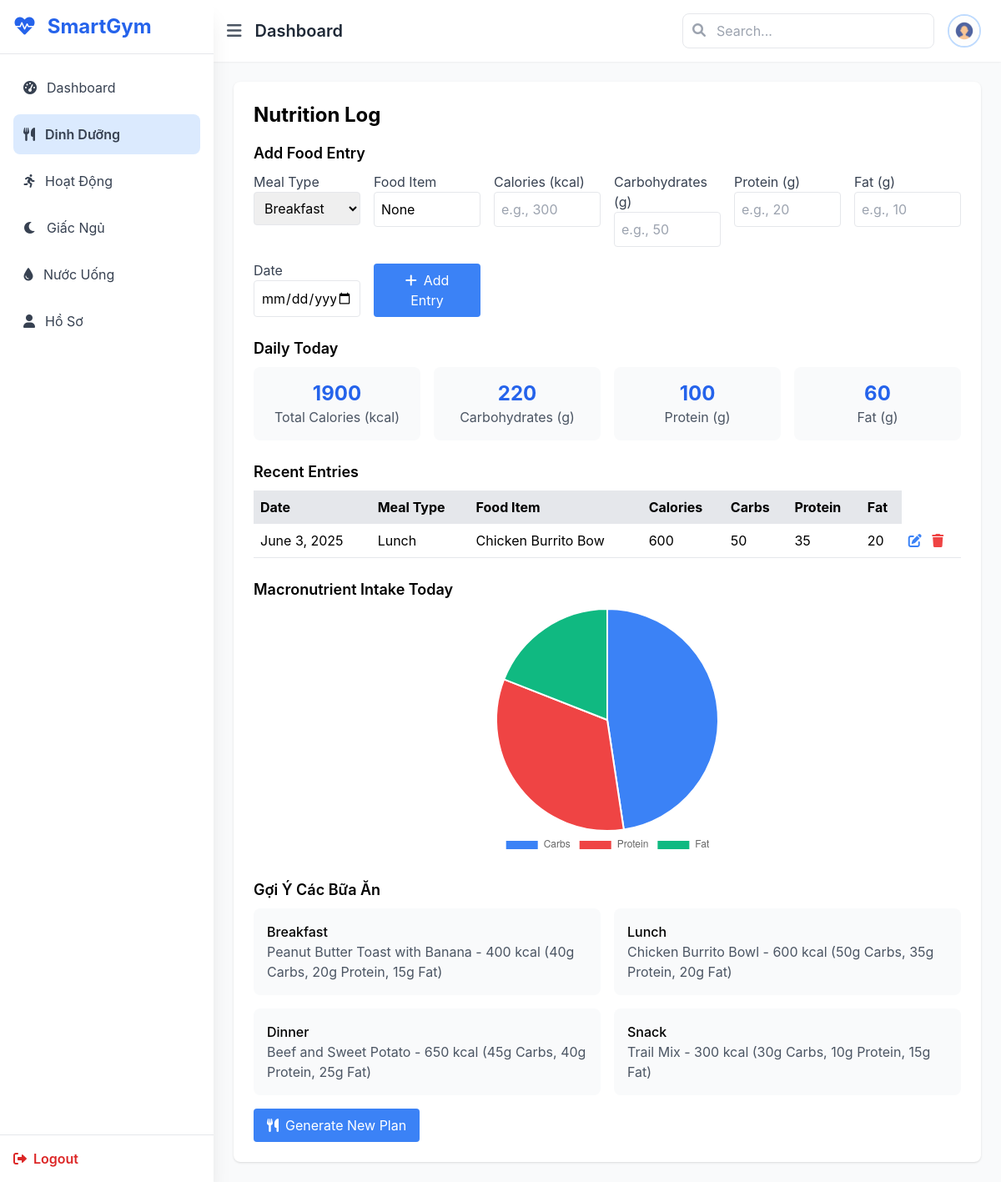
Page /nutrition/ (signed in) on the committed database.
### nutrition/models.py (models this page shows, shortened)
class SavedMealPlan(models.Model):
    user = models.OneToOneField(settings.AUTH_USER_MODEL, on_delete=models.CASCADE)
    goal_type = models.CharField(max_length=20, choices=GoalRecommendation.GOAL_CHOICES)
    calorie_target = models.PositiveIntegerField()
    carbs = models.PositiveIntegerField()
    protein = models.PositiveIntegerField()
    fat = models.PositiveIntegerField()

class FoodEntry(models.Model):
    MEAL_CHOICES = [
        ('breakfast', 'Breakfast'),
        ('lunch', 'Lunch'),
        ('dinner', 'Dinner'),
        ('snack', 'Snack'),
    ]
    user = models.ForeignKey(settings.AUTH_USER_MODEL, on_delete=models.CASCADE)
    date = models.DateField()
    meal_type = models.CharField(max_length=10, choices=MEAL_CHOICES)
    food_name = models.CharField(max_length=100)
    calories = models.PositiveIntegerField()
    carbs = models.PositiveIntegerField()
    protein = models.PositiveIntegerField()
    fat = models.PositiveIntegerField()

class SuggestedMeal(models.Model):
    MEAL_TYPE_CHOICES = [
        ('breakfast', 'Breakfast'),
        ('lunch', 'Lunch'),
        ('dinner', 'Dinner'),
        ('snack', 'Snack'),
    ]
    GOAL_CHOICES = [
        ('weight_loss', 'Weight Loss'),
        ('muscle_gain', 'Muscle Gain'),
        ('maintenance', 'Maintenance'),
        ('energy', 'Improve Energy'),
    ]
    goal_type = models.CharField(max_length=20, choices=GOAL_CHOICES)
    bmi_min = models.FloatField()
    bmi_max = models.FloatField()
    meal_type = models.CharField(max_length=10, choices=MEAL_TYPE_CHOICES)
    meal_name = models.CharField(max_length=100)
    calories = models.PositiveIntegerField()
    carbs = models.PositiveIntegerField()
    protein = models.PositiveIntegerField()
    fat = models.PositiveIntegerField()

### main/views.py (the view)
# urls.py: path('nutrition/', views.nutrition, name='nutrition'),
@login_required
def nutrition(request):
    user = request.user
    today = date.today()
    saved_plan = None
    suggested_meals = []
    entries = FoodEntry.objects.filter(user=user, date=today)
    totals = entries.aggregate(
        total_carbs=Sum('carbs'),
        total_protein=Sum('protein'),
        total_fat=Sum('fat'),
    )
    if request.method == 'POST':
        form = FoodEntryForm(request.POST)
        if form.is_valid():
            new_entry = form.save(commit=False)
            new_entry.user = user
            new_entry.save()
            return redirect('nutrition')
    else:
        form = FoodEntryForm()
    try:
        saved_plan = SavedMealPlan.objects.get(user=user)
        bmi = user.bmi
        suggested_meals = SuggestedMeal.objects.filter(
            goal_type=saved_plan.goal_type,
            bmi_min__lte=bmi,
            bmi_max__gte=bmi
        )
    except SavedMealPlan.DoesNotExist:
        pass
    return render(request, 'main/nutrition.html', {
        'saved_plan': saved_plan,
        'suggested_meals': suggested_meals,
        'entries': entries,
        'form': form,
        'totals': totals,  # <== truyền vào template
    })

### nutrition/forms.py
class FoodEntryForm(forms.ModelForm):
    class Meta:
        model = FoodEntry
        fields = ['meal_type', 'food_name', 'calories', 'carbs', 'protein', 'fat', 'date']
        widgets = {
            'date': forms.DateInput(attrs={'type': 'date'}),
            'meal_type': forms.Select(attrs={'class': 'w-full p-2 border rounded'}),
            'food_name': forms.TextInput(attrs={'class': 'w-full p-2 border rounded'}),
            'calories': forms.NumberInput(attrs={'class': 'w-full p-2 border rounded'}),
            'carbs': forms.NumberInput(attrs={'class': 'w-full p-2 border rounded'}),
            'protein': forms.NumberInput(attrs={'class': 'w-full p-2 border rounded'}),
            'fat': forms.NumberInput(attrs={'class': 'w-full p-2 border rounded'}),
        }

### accounts/models.py (called while the page is built)
    @property
    def bmi(self):
        if self.height_cm and self.weight_kg:
            height_m = self.height_cm / 100
            return round(self.weight_kg / (height_m ** 2), 1)
        return None

### main/templates/main/nutrition.html (shortened to what this page needs)
{% extends 'main/base.html' %}
{% load static %}
{% load form_filters %}
{% block content %}
<div class="bg-white p-6 rounded-lg shadow">
    <h2 class="text-2xl font-bold mb-4">Nutrition Log</h2>
<div class="mb-6">
    <h3 class="text-lg font-semibold mb-2">Add Food Entry</h3>
    <form method="POST" class="grid grid-cols-1 md:grid-cols-3 lg:grid-cols-6 gap-4">
        <div>
            <label class="block text-gray-700">Meal Type</label>
            <select name="meal_type" class="w-full p-2 border rounded">
                <option value="breakfast" {% if form.meal_type.value == "breakfast" %}selected{% endif %}>Breakfast</option>
            </select>
        </div>
        <div>
            <label class="block text-gray-700">Food Item</label>
            <input type="text" name="food_name" class="w-full p-2 border rounded" placeholder="e.g., Oatmeal" value="{{ form.food_name.value }}">
        </div>
        <div>
            <label class="block text-gray-700">Calories (kcal)</label>
            <input type="number" name="calories" class="w-full p-2 border rounded" placeholder="e.g., 300" value="{{ form.calories.value }}">
        </div>
        <div>
            <label class="block text-gray-700">Carbohydrates (g)</label>
            <input type="number" name="carbs" class="w-full p-2 border rounded" placeholder="e.g., 50" value="{{ form.carbs.value }}">
        </div>
        <div>
            <label class="block text-gray-700">Protein (g)</label>
            <input type="number" name="protein" class="w-full p-2 border rounded" placeholder="e.g., 20" value="{{ form.protein.value }}">
        </div>
        <div>
            <label class="block text-gray-700">Fat (g)</label>
            <input type="number" name="fat" class="w-full p-2 border rounded" placeholder="e.g., 10" value="{{ form.fat.value }}">
        </div>
        <div>
            <label class="block text-gray-700">Date</label>
            <input type="date" name="date" class="w-full p-2 border rounded" value="{{ form.date.value }}">
        </div>
        <div class="flex items-end">
            <button type="submit" class="w-full bg-blue-500 text-white px-4 py-2 rounded hover:bg-blue-600">
                <i class="fas fa-plus mr-2"></i>Add Entry
            </button>
        </div>
    </form>
</div>
    {% if saved_plan %}
    <div class="mb-6">
        <h3 class="text-lg font-semibold mb-2">Daily Today</h3>
        <div class="grid grid-cols-1 md:grid-cols-4 gap-4">
            <div class="bg-gray-50 p-4 rounded-lg text-center">
                <p class="text-2xl font-bold text-blue-600">{{ saved_plan.calorie_target }}</p>
                <p class="text-gray-600">Total Calories (kcal)</p>
            </div>
            <div class="bg-gray-50 p-4 rounded-lg text-center">
                <p class="text-2xl font-bold text-blue-600">{{ saved_plan.carbs }}</p>
                <p class="text-gray-600">Carbohydrates (g)</p>
            </div>
            <div class="bg-gray-50 p-4 rounded-lg text-center">
                <p class="text-2xl font-bold text-blue-600">{{ saved_plan.protein }}</p>
                <p class="text-gray-600">Protein (g)</p>
            </div>
            <div class="bg-gray-50 p-4 rounded-lg text-center">
                <p class="text-2xl font-bold text-blue-600">{{ saved_plan.fat }}</p>
                <p class="text-gray-600">Fat (g)</p>
            </div>
        </div>
    </div>
    {% endif %}
    <div class="mb-6">
        <h3 class="text-lg font-semibold mb-2">Recent Entries</h3>
        <div class="overflow-x-auto">
            <table class="w-full text-left">
                <thead>
                    <tr class="bg-gray-200">
                        <th class="p-2">Date</th>
                        <th class="p-2">Meal Type</th>
                        <th class="p-2">Food Item</th>
                        <th class="p-2">Calories</th>
                        <th class="p-2">Carbs</th>
                        <th class="p-2">Protein</th>
                        <th class="p-2">Fat</th>
                    </tr>
                </thead>
                <tbody>
                    {% for entry in entries %}
                    <tr class="border-b">
                        <td class="p-2">{{ entry.date }}</td>
                        <td class="p-2">{{ entry.meal_type|capfirst }}</td>
                        <td class="p-2">{{ entry.food_name }}</td>
                        <td class="p-2">{{ entry.calories }}</td>
                        <td class="p-2">{{ entry.carbs }}</td>
                        <td class="p-2">{{ entry.protein }}</td>
                        <td class="p-2">{{ entry.fat }}</td>
                        <td class="p-2">
                            <a href="{% url 'edit_food_entry' entry.id %}" class="text-blue-500 hover:text-blue-700 mr-2">
                                <i class="fas fa-edit"></i>
                            </a>
                            <a href="{% url 'delete_food_entry' entry.id %}" class="text-red-500 hover:text-red-700">
                                <i class="fas fa-trash"></i>
                            </a>
                        </td>
                    </tr>
                    {% empty %}
                    <tr>
                        <td class="p-2" colspan="7">No entries yet today.</td>
                    </tr>
                    {% endfor %}
                </tbody>
            </table>
        </div>
    </div>
<div class="mb-6">
    <h3 class="text-lg font-semibold mb-2">Macronutrient Intake Today</h3>
    <div class="chart-container">
        <canvas id="intakeChart"></canvas>
    </div>
</div>
    {% if suggested_meals %}
    <div>
        <h3 class="text-lg font-semibold mb-2">Gợi Ý Các Bữa Ăn</h3>
        <div class="grid grid-cols-1 md:grid-cols-2 gap-4">
            {% for meal in suggested_meals %}
            <div class="bg-gray-50 p-4 rounded-lg">
                <h4 class="font-medium capitalize">{{ meal.meal_type }}</h4>
                <p class="text-gray-600">{{ meal.meal_name }} - {{ meal.calories }} kcal ({{ meal.carbs }}g Carbs, {{ meal.protein }}g Protein, {{ meal.fat }}g Fat)</p>
            </div>
            {% endfor %}
        </div>
        <a href="{% url 'generate_meal_plan' %}">
            <button class="mt-4 bg-blue-500 text-white px-4 py-2 rounded hover:bg-blue-600">
                <i class="fas fa-utensils mr-2"></i>Generate New Plan
            </button>
        </a>
    </div>
    {% endif %}
</div>
<script>
    // Chuyển đổi giá trị từ Django sang số thực (float)
    const carbAmount = parseFloat("{{ totals.total_carbs|default:0 }}");
    const proteinAmount = parseFloat("{{ totals.total_protein|default:0 }}");
    const fatAmount = parseFloat("{{ totals.total_fat|default:0 }}");
    const intakeData = {
        labels: ["Carbs", "Protein", "Fat"],
        datasets: [{
            data: [carbAmount, proteinAmount, fatAmount],  // Giữ nguyên số thực
            backgroundColor: [
                "rgb(59, 130, 246)",
                "rgb(239, 68, 68)",
                "rgb(16, 185, 129)"
            ],
            borderColor: "#fff",
            borderWidth: 2
        }]
    };
    document.addEventListener("DOMContentLoaded", function () {
        const intakeCtx = document.getElementById("intakeChart").getContext("2d");
        new Chart(intakeCtx, {
            type: "pie",
            data: intakeData,
            options: {
                responsive: true,
                maintainAspectRatio: false,
                plugins: {
                    legend: { position: "bottom" }
                }
            }
        });
    });
</script>
{% endblock %}

### main/static/css/styles.css (style rules this page uses)
body { font-family: "Inter", sans-serif; }
.chart-container { position: relative; height: 300px; }

### rows in the picture
SavedMealPlan: calorie_target "1900", carbs "220", protein "100", fat "60"
FoodEntry: date "June 3, 2025", meal_type "Lunch", food_name "Chicken Burrito Bow", calories "600", carbs "50", protein "35", fat "20"
SuggestedMeal: meal_type "Breakfast", meal_name "Peanut Butter Toast with Banana", calories "400", carbs "40", protein "20", fat "15"
SuggestedMeal: meal_type "Lunch", meal_name "Chicken Burrito Bowl", calories "600", carbs "50", protein "35", fat "20"
SuggestedMeal: meal_type "Dinner", meal_name "Beef and Sweet Potato", calories "650", carbs "45", protein "40", fat "25"
SuggestedMeal: meal_type "Snack", meal_name "Trail Mix", calories "300", carbs "30", protein "10", fat "15"

### other values in the picture
chart data {{ totals.total_carbs|default:0 }} 50
chart data {{ totals.total_protein|default:0 }} 35
chart data {{ totals.total_fat|default:0 }} 20
